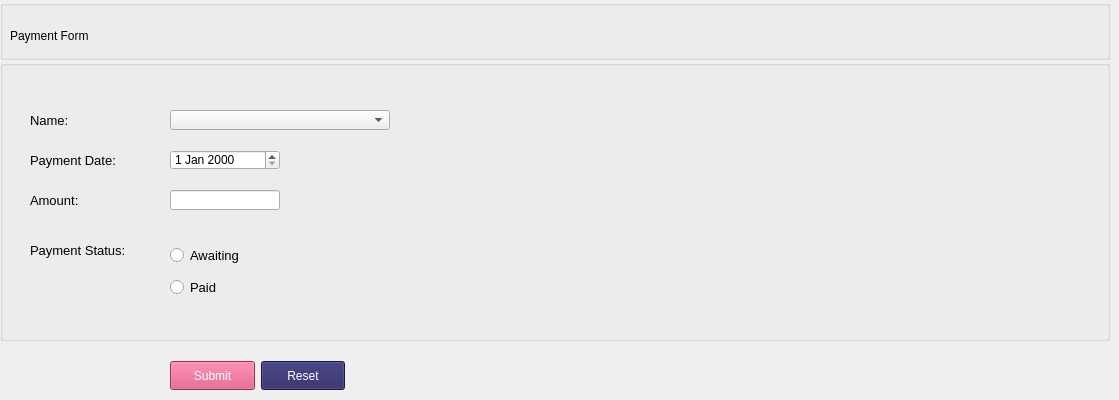
      <widget class="QWidget" name="paypage1">
       <widget class="QGroupBox" name="groupBox_3">
        <property name="geometry">
         <rect>
          <x>0</x>
          <y>0</y>
          <width>1110</width>
          <height>60</height>
         </rect>
        </property>
        <property name="title">
         <string/>
        </property>
        <widget class="QLabel" name="label_10">
         <property name="geometry">
          <rect>
           <x>10</x>
           <y>20</y>
           <width>351</width>
           <height>31</height>
          </rect>
         </property>
         <property name="styleSheet">
          <string notr="true">font: 14pt &quot;Segoe UI&quot;;</string>
         </property>
         <property name="text">
          <string>Payment Form</string>
         </property>
        </widget>
       </widget>
       <widget class="QGroupBox" name="groupBox_4">
        <property name="geometry">
         <rect>
          <x>0</x>
          <y>60</y>
          <width>1110</width>
          <height>281</height>
         </rect>
        </property>
        <property name="minimumSize">
         <size>
          <width>220</width>
          <height>20</height>
         </size>
        </property>
        <property name="title">
         <string/>
        </property>
        <widget class="QLabel" name="label_11">
         <property name="geometry">
          <rect>
           <x>30</x>
           <y>50</y>
           <width>61</width>
           <height>21</height>
          </rect>
         </property>
         <property name="minimumSize">
          <size>
           <width>60</width>
           <height>20</height>
          </size>
         </property>
         <property name="styleSheet">
          <string notr="true">font-size: 10pt;</string>
         </property>
         <property name="text">
          <string>Name:</string>
         </property>
        </widget>
        <widget class="QComboBox" name="comboBox">
         <property name="geometry">
          <rect>
           <x>170</x>
           <y>50</y>
           <width>220</width>
           <height>20</height>
          </rect>
         </property>
         <property name="minimumSize">
          <size>
           <width>220</width>
           <height>20</height>
          </size>
         </property>
        </widget>
        <widget class="QLabel" name="label_12">
         <property name="geometry">
          <rect>
           <x>30</x>
           <y>90</y>
           <width>120</width>
           <height>20</height>
          </rect>
         </property>
         <property name="minimumSize">
          <size>
           <width>60</width>
           <height>20</height>
          </size>
         </property>
         <property name="styleSheet">
          <string notr="true">font-size: 10pt;</string>
         </property>
         <property name="text">
          <string>Payment Date:</string>
         </property>
        </widget>
        <widget class="QDateEdit" name="dateEdit">
         <property name="geometry">
          <rect>
           <x>170</x>
           <y>90</y>
           <width>110</width>
           <height>20</height>
          </rect>
         </property>
         <property name="minimumSize">
          <size>
           <width>110</width>
           <height>20</height>
          </size>
         </property>
        </widget>
        <widget class="QLabel" name="label_13">
         <property name="geometry">
          <rect>
           <x>30</x>
           <y>130</y>
           <width>70</width>
           <height>20</height>
          </rect>
         </property>
         <property name="minimumSize">
          <size>
           <width>60</width>
           <height>20</height>
          </size>
         </property>
         <property name="styleSheet">
          <string notr="true">font-size: 10pt;</string>
         </property>
         <property name="text">
          <string>Amount:</string>
         </property>
        </widget>
        <widget class="QLineEdit" name="lineEdit">
         <property name="geometry">
          <rect>
           <x>170</x>
           <y>130</y>
           <width>110</width>
           <height>20</height>
          </rect>
         </property>
         <property name="minimumSize">
          <size>
           <width>0</width>
           <height>20</height>
          </size>
         </property>
        </widget>
        <widget class="QLabel" name="label_14">
         <property name="geometry">
          <rect>
           <x>30</x>
           <y>180</y>
           <width>130</width>
           <height>20</height>
          </rect>
         </property>
         <property name="minimumSize">
          <size>
           <width>60</width>
           <height>20</height>
          </size>
         </property>
         <property name="styleSheet">
          <string notr="true">font-size: 10pt;</string>
         </property>
         <property name="text">
          <string>Payment Status:</string>
         </property>
        </widget>
        <widget class="QWidget" name="">
         <property name="geometry">
          <rect>
           <x>170</x>
           <y>180</y>
           <width>114</width>
           <height>65</height>
          </rect>
         </property>
         <layout class="QVBoxLayout" name="verticalLayout_4">
          <item>
           <widget class="QRadioButton" name="radioButton">
            <property name="minimumSize">
             <size>
              <width>112</width>
              <height>20</height>
             </size>
            </property>
            <property name="styleSheet">
             <string notr="true">font-size: 10pt;</string>
            </property>
            <property name="text">
             <string>Awaiting</string>
            </property>
           </widget>
          </item>
          <item>
           <widget class="QRadioButton" name="radioButton_2">
            <property name="minimumSize">
             <size>
              <width>112</width>
              <height>20</height>
             </size>
            </property>
            <property name="styleSheet">
             <string notr="true">font-size: 10pt;</string>
            </property>
            <property name="text">
             <string>Paid</string>
            </property>
           </widget>
          </item>
         </layout>
        </widget>
       </widget>
       <widget class="QWidget" name="">
        <property name="geometry">
         <rect>
          <x>170</x>
          <y>360</y>
          <width>175</width>
          <height>31</height>
         </rect>
        </property>
        <layout class="QHBoxLayout" name="horizontalLayout">
         <item>
          <widget class="QPushButton" name="pushButton">
           <property name="minimumSize">
            <size>
             <width>83</width>
             <height>29</height>
            </size>
           </property>
           <property name="styleSheet">
            <string notr="true">font: 600 9pt;

color:white;
background-color: rgb(214, 68, 117);</string>
           </property>
           <property name="text">
            <string>Submit</string>
           </property>
          </widget>
         </item>
         <item>
          <widget class="QPushButton" name="pushButton_8">
           <property name="minimumSize">
            <size>
             <width>83</width>
             <height>29</height>
            </size>
           </property>
           <property name="styleSheet">
            <string notr="true">font: 600 9pt;
color:white;
background-color: rgb(37, 34, 94);</string>
           </property>
           <property name="text">
            <string>Reset</string>
           </property>
          </widget>
         </item>
        </layout>
       </widget>
      </widget>
